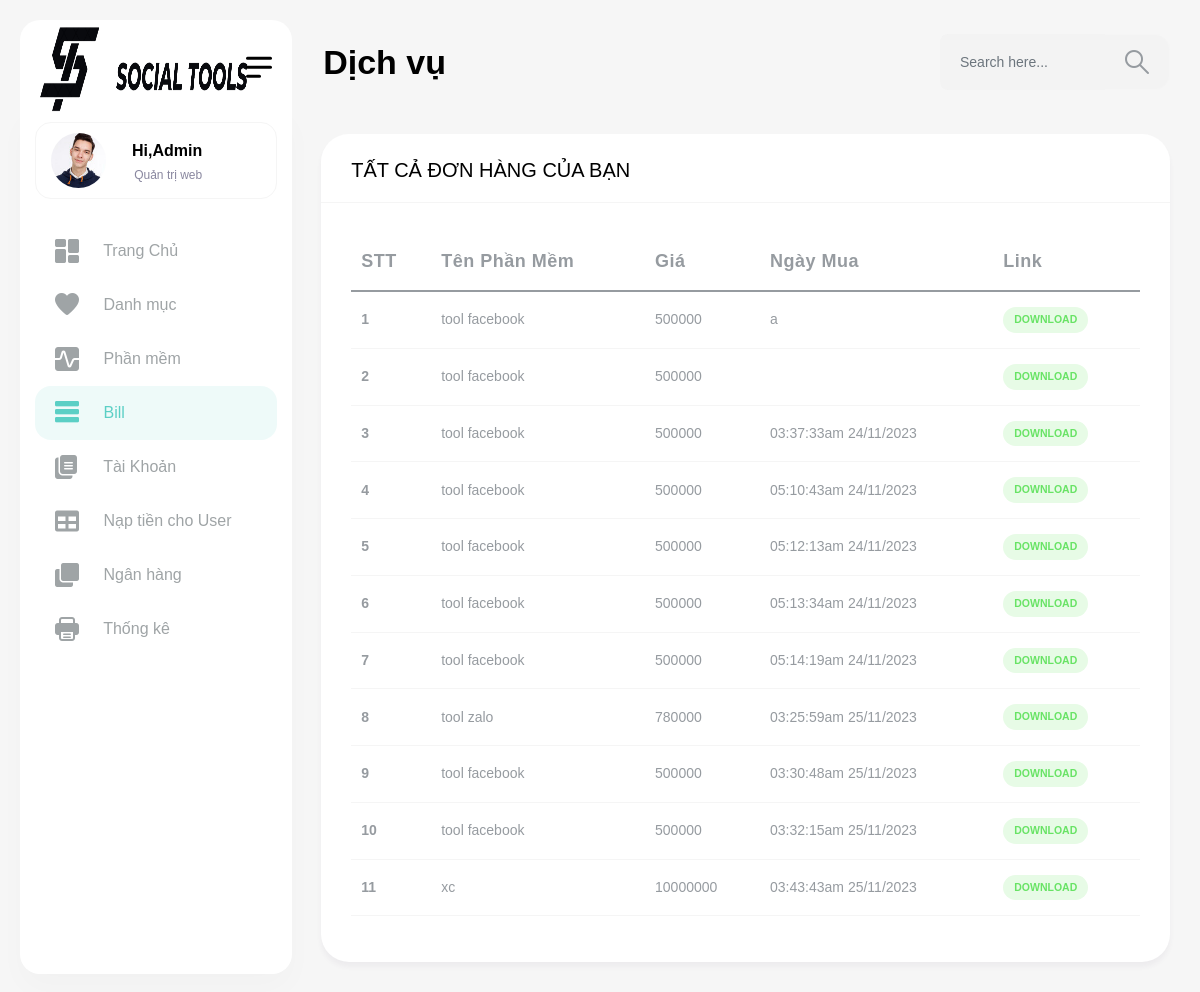
/admin/index.php?act=listbill, run on the app's committed database.
### tables this page shows
CREATE TABLE `bill` (
  `id_bill` int(11) NOT NULL,
  `id_phanmem` int(11) NOT NULL,
  `id_user` int(11) NOT NULL,
  `date` varchar(255) NOT NULL
);

CREATE TABLE `phanmem` (
  `id_phanmem` int(11) NOT NULL,
  `ten_phanmem` varchar(255) NOT NULL,
  `img` varchar(255) NOT NULL,
  `price` int(11) NOT NULL,
  `link` varchar(255) NOT NULL,
  `des` varchar(10000) DEFAULT NULL,
  `id_danhmuc` int(11) NOT NULL
);

### model/pdo.php (called while the page is built, shortened)
<?php
function pdo_get_connection(){
    $servername = "localhost";
    $username = "root";
    $password = "";
    try {
        $conn = new PDO("mysql:host=$servername;dbname=duan1", $username, $password);
        $conn->setAttribute(PDO::ATTR_ERRMODE, PDO::ERRMODE_EXCEPTION);
        return $conn;
    } catch(PDOException $e) {
        echo "Connection failed: " . $e->getMessage();
    }
}
function pdo_query($sql){
    $sql_args=array_slice(func_get_args(),1);
    try{
        $conn=pdo_get_connection();
        $stmt=$conn->prepare($sql);
        $stmt->execute($sql_args);
        $rows=$stmt->fetchAll();
        return $rows;
    }
    catch(PDOException $e){
        throw $e;
    }
    finally{
        unset($conn);
    }
}
?>

### model/bill.php (called while the page is built, shortened)
<?php
    function loadall_bill_allUser(){
        $sql = "SELECT * FROM `bill`
        JOIN `user` ON bill.id_user = user.id_user
        JOIN `phanmem` ON bill.id_phanmem = phanmem.id_phanmem;";
        $listbill = pdo_query($sql);
        return $listbill;
    }
?>

### admin/bill/list.php (the view)
<div class="content-body">
            <div class="container-fluid">
                 <div class="row">
                    <div class="col-lg-12">
                        <div class="card">
                            <div class="card-header">
                                <h4 class="card-title">TẤT CẢ ĐƠN HÀNG CỦA BẠN</h4>
                            </div>
                            <div class="card-body">
                                <div class="table-responsive">
                                    <table class="table table-responsive-md">
                                        <thead>
                                            <tr>
                                                <th style="width:80px;"><strong>STT</strong></th>
                                                <th><strong>Tên Phần Mềm</strong></th>
                                                <th><strong>Giá</strong></th>
                                                <th><strong>Ngày mua</strong></th>
                                                <th><strong>Link</strong></th>
                                            </tr>
                                        </thead>
                                        <tbody>
                                            <?php foreach($listbill as $bill){
                                                extract($bill);
                                            ?>
                                            <tr>
                                                <td><strong><?php echo $id_bill?></strong></td>
                                                <td><?php echo $ten_phanmem?></td>
                                                <td><?php echo $price?></td>
                                                <td><?php echo $date?></td>
                                                <td><a href="<?php echo $link?>"><span class="badge light badge-success">DOWNLOAD</span></a></td>
                                            </tr>
                                            <?php
                                            }
                                            ?>
                                        </tbody>
                                    </table>
                                </div>
                            </div>
                        </div>
                    </div>
                </div>

### data on the page
bill: id_bill "1", id_phanmem.ten_phanmem "tool facebook", id_phanmem.price "500000", date "a"
bill: id_bill "2", id_phanmem.ten_phanmem "tool facebook", id_phanmem.price "500000"
bill: id_bill "3", id_phanmem.ten_phanmem "tool facebook", id_phanmem.price "500000", date "03:37:33am 24/11/2023"
bill: id_bill "4", id_phanmem.ten_phanmem "tool facebook", id_phanmem.price "500000", date "05:10:43am 24/11/2023"
bill: id_bill "5", id_phanmem.ten_phanmem "tool facebook", id_phanmem.price "500000", date "05:12:13am 24/11/2023"
bill: id_bill "6", id_phanmem.ten_phanmem "tool facebook", id_phanmem.price "500000", date "05:13:34am 24/11/2023"
bill: id_bill "7", id_phanmem.ten_phanmem "tool facebook", id_phanmem.price "500000", date "05:14:19am 24/11/2023"
bill: id_bill "8", id_phanmem.ten_phanmem "tool zalo", id_phanmem.price "780000", date "03:25:59am 25/11/2023"
bill: id_bill "9", id_phanmem.ten_phanmem "tool facebook", id_phanmem.price "500000", date "03:30:48am 25/11/2023"
bill: id_bill "10", id_phanmem.ten_phanmem "tool facebook", id_phanmem.price "500000", date "03:32:15am 25/11/2023"
bill: id_bill "11", id_phanmem.ten_phanmem "xc", id_phanmem.price "10000000", date "03:43:43am 25/11/2023"
